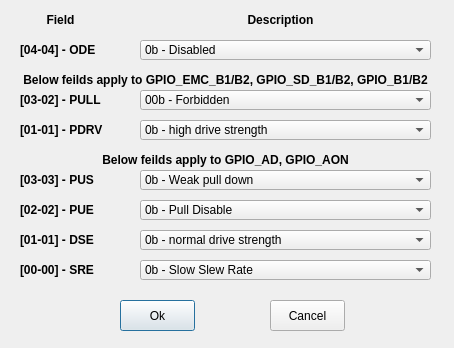
<?xml version="1.0" encoding="UTF-8"?>
<ui version="4.0">
 <class>padCtrlRT11yyDialog</class>
 <widget class="QDialog" name="padCtrlRT11yyDialog">
  <property name="geometry">
   <rect>
    <x>0</x>
    <y>0</y>
    <width>454</width>
    <height>348</height>
   </rect>
  </property>
  <property name="windowTitle">
   <string>Dialog</string>
  </property>
  <widget class="QLabel" name="label_pull">
   <property name="geometry">
    <rect>
     <x>20</x>
     <y>90</y>
     <width>81</width>
     <height>20</height>
    </rect>
   </property>
   <property name="font">
    <font>
     <weight>75</weight>
     <bold>true</bold>
    </font>
   </property>
   <property name="text">
    <string>[03-02] - PULL</string>
   </property>
  </widget>
  <widget class="QLabel" name="label_dse">
   <property name="geometry">
    <rect>
     <x>20</x>
     <y>230</y>
     <width>100</width>
     <height>20</height>
    </rect>
   </property>
   <property name="font">
    <font>
     <weight>75</weight>
     <bold>true</bold>
    </font>
   </property>
   <property name="text">
    <string>[01-01] - DSE</string>
   </property>
  </widget>
  <widget class="QLabel" name="label_ode">
   <property name="geometry">
    <rect>
     <x>20</x>
     <y>40</y>
     <width>100</width>
     <height>20</height>
    </rect>
   </property>
   <property name="font">
    <font>
     <weight>75</weight>
     <bold>true</bold>
    </font>
   </property>
   <property name="text">
    <string>[04-04] - ODE</string>
   </property>
  </widget>
  <widget class="QLabel" name="label_sre">
   <property name="geometry">
    <rect>
     <x>20</x>
     <y>260</y>
     <width>100</width>
     <height>20</height>
    </rect>
   </property>
   <property name="font">
    <font>
     <weight>75</weight>
     <bold>true</bold>
    </font>
   </property>
   <property name="text">
    <string>[00-00] - SRE</string>
   </property>
  </widget>
  <widget class="QComboBox" name="comboBox_pull">
   <property name="geometry">
    <rect>
     <x>140</x>
     <y>90</y>
     <width>291</width>
     <height>20</height>
    </rect>
   </property>
   <item>
    <property name="text">
     <string>00b - Forbidden</string>
    </property>
   </item>
   <item>
    <property name="text">
     <string>01b - Internal pullup resistor enabled</string>
    </property>
   </item>
   <item>
    <property name="text">
     <string>10b - Internal pulldown resistor enabled</string>
    </property>
   </item>
   <item>
    <property name="text">
     <string>11b - No Pull</string>
    </property>
   </item>
  </widget>
  <widget class="QComboBox" name="comboBox_dse">
   <property name="geometry">
    <rect>
     <x>140</x>
     <y>230</y>
     <width>291</width>
     <height>20</height>
    </rect>
   </property>
   <item>
    <property name="text">
     <string>0b - normal drive strength</string>
    </property>
   </item>
   <item>
    <property name="text">
     <string>1b - high drive strength</string>
    </property>
   </item>
  </widget>
  <widget class="QComboBox" name="comboBox_ode">
   <property name="geometry">
    <rect>
     <x>140</x>
     <y>40</y>
     <width>291</width>
     <height>20</height>
    </rect>
   </property>
   <item>
    <property name="text">
     <string>0b - Disabled</string>
    </property>
   </item>
   <item>
    <property name="text">
     <string>1b - Enabled</string>
    </property>
   </item>
  </widget>
  <widget class="QComboBox" name="comboBox_sre">
   <property name="geometry">
    <rect>
     <x>140</x>
     <y>260</y>
     <width>291</width>
     <height>20</height>
    </rect>
   </property>
   <item>
    <property name="text">
     <string>0b - Slow Slew Rate</string>
    </property>
   </item>
   <item>
    <property name="text">
     <string>1b - Fast Slew Rate</string>
    </property>
   </item>
  </widget>
  <widget class="QPushButton" name="pushButton_ok">
   <property name="geometry">
    <rect>
     <x>120</x>
     <y>300</y>
     <width>75</width>
     <height>31</height>
    </rect>
   </property>
   <property name="text">
    <string>Ok</string>
   </property>
  </widget>
  <widget class="QPushButton" name="pushButton_cancel">
   <property name="geometry">
    <rect>
     <x>270</x>
     <y>300</y>
     <width>75</width>
     <height>31</height>
    </rect>
   </property>
   <property name="text">
    <string>Cancel</string>
   </property>
  </widget>
  <widget class="QLabel" name="label_pdrv">
   <property name="geometry">
    <rect>
     <x>20</x>
     <y>120</y>
     <width>100</width>
     <height>20</height>
    </rect>
   </property>
   <property name="font">
    <font>
     <weight>75</weight>
     <bold>true</bold>
    </font>
   </property>
   <property name="text">
    <string>[01-01] - PDRV</string>
   </property>
  </widget>
  <widget class="QComboBox" name="comboBox_pdrv">
   <property name="geometry">
    <rect>
     <x>140</x>
     <y>120</y>
     <width>291</width>
     <height>20</height>
    </rect>
   </property>
   <item>
    <property name="text">
     <string>0b - high drive strength</string>
    </property>
   </item>
   <item>
    <property name="text">
     <string>1b - normal drive strength</string>
    </property>
   </item>
  </widget>
  <widget class="QLabel" name="label_field">
   <property name="geometry">
    <rect>
     <x>20</x>
     <y>10</y>
     <width>81</width>
     <height>20</height>
    </rect>
   </property>
   <property name="font">
    <font>
     <weight>75</weight>
     <bold>true</bold>
    </font>
   </property>
   <property name="autoFillBackground">
    <bool>true</bool>
   </property>
   <property name="text">
    <string>Field</string>
   </property>
   <property name="alignment">
    <set>Qt::AlignCenter</set>
   </property>
   <property name="wordWrap">
    <bool>false</bool>
   </property>
  </widget>
  <widget class="QLabel" name="label_description">
   <property name="geometry">
    <rect>
     <x>140</x>
     <y>10</y>
     <width>281</width>
     <height>20</height>
    </rect>
   </property>
   <property name="font">
    <font>
     <weight>75</weight>
     <bold>true</bold>
    </font>
   </property>
   <property name="autoFillBackground">
    <bool>true</bool>
   </property>
   <property name="text">
    <string>Description</string>
   </property>
   <property name="alignment">
    <set>Qt::AlignCenter</set>
   </property>
   <property name="wordWrap">
    <bool>false</bool>
   </property>
  </widget>
  <widget class="QComboBox" name="comboBox_pue">
   <property name="geometry">
    <rect>
     <x>140</x>
     <y>200</y>
     <width>291</width>
     <height>20</height>
    </rect>
   </property>
   <item>
    <property name="text">
     <string>0b - Pull Disable</string>
    </property>
   </item>
   <item>
    <property name="text">
     <string>1b - Pull Enable</string>
    </property>
   </item>
  </widget>
  <widget class="QComboBox" name="comboBox_pus">
   <property name="geometry">
    <rect>
     <x>140</x>
     <y>170</y>
     <width>291</width>
     <height>20</height>
    </rect>
   </property>
   <item>
    <property name="text">
     <string>0b - Weak pull down</string>
    </property>
   </item>
   <item>
    <property name="text">
     <string>1b - Weak pull up</string>
    </property>
   </item>
  </widget>
  <widget class="QLabel" name="label_pue">
   <property name="geometry">
    <rect>
     <x>20</x>
     <y>200</y>
     <width>81</width>
     <height>20</height>
    </rect>
   </property>
   <property name="font">
    <font>
     <weight>75</weight>
     <bold>true</bold>
    </font>
   </property>
   <property name="text">
    <string>[02-02] - PUE</string>
   </property>
  </widget>
  <widget class="QLabel" name="label_pus">
   <property name="geometry">
    <rect>
     <x>20</x>
     <y>170</y>
     <width>81</width>
     <height>20</height>
    </rect>
   </property>
   <property name="font">
    <font>
     <weight>75</weight>
     <bold>true</bold>
    </font>
   </property>
   <property name="text">
    <string>[03-03] - PUS</string>
   </property>
  </widget>
  <widget class="QLabel" name="label_fieldC">
   <property name="geometry">
    <rect>
     <x>20</x>
     <y>70</y>
     <width>411</width>
     <height>20</height>
    </rect>
   </property>
   <property name="font">
    <font>
     <weight>75</weight>
     <bold>true</bold>
    </font>
   </property>
   <property name="autoFillBackground">
    <bool>true</bool>
   </property>
   <property name="text">
    <string>Below feilds apply to GPIO_EMC_B1/B2, GPIO_SD_B1/B2, GPIO_B1/B2</string>
   </property>
   <property name="alignment">
    <set>Qt::AlignCenter</set>
   </property>
   <property name="wordWrap">
    <bool>false</bool>
   </property>
  </widget>
  <widget class="QLabel" name="label_fieldA">
   <property name="geometry">
    <rect>
     <x>20</x>
     <y>150</y>
     <width>411</width>
     <height>20</height>
    </rect>
   </property>
   <property name="font">
    <font>
     <weight>75</weight>
     <bold>true</bold>
    </font>
   </property>
   <property name="autoFillBackground">
    <bool>true</bool>
   </property>
   <property name="text">
    <string>Below feilds apply to GPIO_AD, GPIO_AON</string>
   </property>
   <property name="alignment">
    <set>Qt::AlignCenter</set>
   </property>
   <property name="wordWrap">
    <bool>false</bool>
   </property>
  </widget>
 </widget>
 <resources/>
 <connections/>
</ui>
